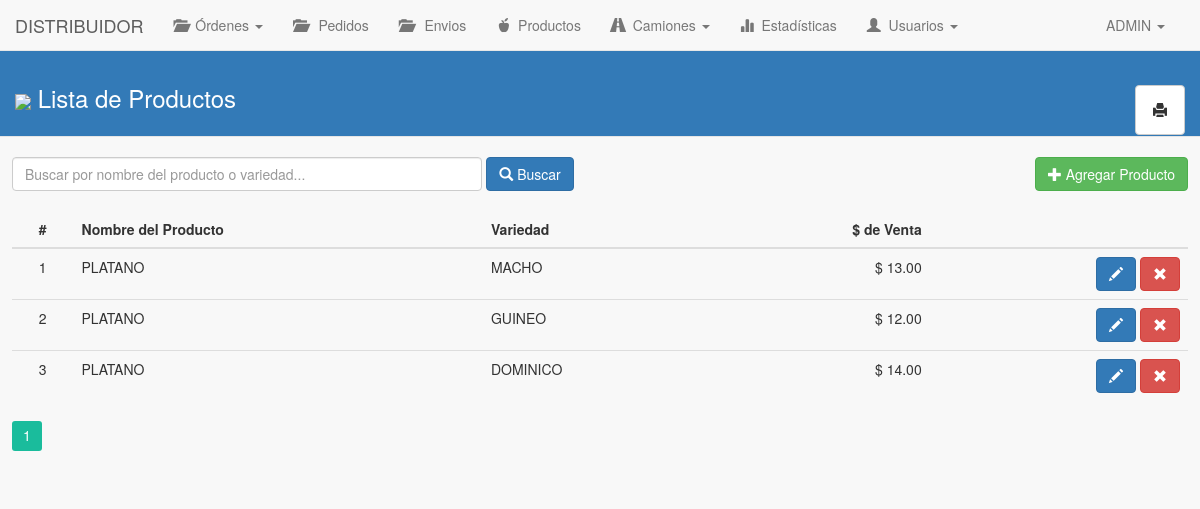
Screenshot of /distribuidor/productos/index.php (signed in) with the database file from the repository.
### tables this page shows
CREATE TABLE IF NOT EXISTS `usuario_distribuidor` (
  `id_usuario_distribuidor` int(11) NOT NULL AUTO_INCREMENT,
  `nombre_usuario_distribuidor` varchar(100) NOT NULL,
  `apellido_usuario_distribuidor` varchar(100) NOT NULL,
  `direccion_usuario_distribuidor` text NOT NULL,
  `telefono_usuario_distribuidor` varchar(20) NOT NULL,
  `entradas` int(11) NOT NULL DEFAULT '0',
  `pedidos` int(11) NOT NULL DEFAULT '0',
  `envios` int(11) NOT NULL DEFAULT '0',
  `id_usuario_fk` int(11) NOT NULL,
  `id_distribuidor_fk` int(11) NOT NULL,
  PRIMARY KEY (`id_usuario_distribuidor`),
  KEY `id_usuario_fk_idx` (`id_usuario_fk`),
  KEY `id_distribuidor_fk_idx` (`id_distribuidor_fk`)
);

CREATE TABLE IF NOT EXISTS `productos_distribuidores` (
  `id_productos_distribuidor` int(11) NOT NULL AUTO_INCREMENT,
  `id_distribuidor_fk` int(11) NOT NULL,
  `id_producto_fk` int(11) NOT NULL,
  `precio_venta` decimal(10,2) NOT NULL DEFAULT '0.00',
  PRIMARY KEY (`id_productos_distribuidor`),
  KEY `id_distribuidor_fk` (`id_distribuidor_fk`),
  KEY `id_producto_fk` (`id_producto_fk`)
);

CREATE TABLE IF NOT EXISTS `productos` (
  `id_producto` int(11) NOT NULL AUTO_INCREMENT,
  `nombre_producto` varchar(100) NOT NULL,
  `variedad_producto` varchar(100) NOT NULL,
  PRIMARY KEY (`id_producto`)
);

### distribuidor/productos/index.php (the view, shortened to what this page needs)
<!DOCTYPE html>
<html>
	<head>
		<link rel="stylesheet" type="text/css" href="../../lib/bootstrap-3.3.5/css/bootstrap.min.css">
		<link rel='stylesheet' type='text/css' href='../../lib/pagination/css.css'/>
		<link rel="stylesheet" type="text/css" href="../../css/estilos.css">
	</head>
	<body>
		<?php
			include('../mod/navbar.php');
		?>
		<div class="contenido-general">
			<div class="modal-header">
				<h3 class="titulo-header">
					<h3 class="titulo-contenido">
						<img class="img-header" src="../../img/productos.png"> <span id="lbl-titulo">Lista de Productos</span>
						<button class="btn btn-default" id="btnReportes" onclick="generacionReportes();" data-toggle="tooltip" title="Generación e impresión de reportes"><i class="glyphicon glyphicon-print"></i> </button>
					</h3>
				</h3>
			</div>
			<br>
			<div class="div-buscar">
				<div class="form-inline">
					<input type="text" class="form-control" name="inputBuscar" id="inputBuscar" placeholder="Buscar por nombre del producto o variedad..." onkeyup="if(event.keyCode == 13) buscarProductos();" autofocus>
					<button class="btn btn-primary" id="btnBuscar" onclick="buscarProductos();"><i class="glyphicon glyphicon-search"></i> Buscar</button>
					<button class="btn btn-success" id="btnAgregarProducto" data-toggle="modal" data-target="#modalAgregarProducto"><i class="glyphicon glyphicon-plus"></i> Agregar Producto</button>
				</div>
			</div>
			<div class="contenido-general-2">
				<br>
				<div id="paginacion-resultados">
					<table class="table">
						<thead>
							<tr>
								<th class="centro">#</th>
								<th>Nombre del Producto</th>
								<th>Variedad</th>
								<th class="derecha">$ de Venta</th>
								<th></th>
							</tr>
						</thead>
						<tbody>
							<?php
								$consulta = "SELECT id_distribuidor_fk FROM usuario_distribuidor WHERE id_usuario_fk = ".$_SESSION['id_usuario'];
			      				$resultado = mysql_query($consulta);
			      				$row = mysql_fetch_array($resultado);
			      				$idDistribuidorFK = $row['id_distribuidor_fk'];
								$cont = 1;
								$consulta = "SELECT pdist.id_productos_distribuidor, prods.nombre_producto, prods.variedad_producto, pdist.precio_venta FROM productos AS prods, productos_distribuidores AS pdist WHERE prods.id_producto = pdist.id_producto_fk AND pdist.id_distribuidor_fk = $idDistribuidorFK ORDER BY prods.nombre_producto ASC";
								$resultado = mysql_query($consulta);
								while($row = mysql_fetch_array($resultado)){ ?>
									<tr>
						          		<td class="centro"><?php echo $cont; ?></td>
						          		<td><?php echo $nombreProd = $row['nombre_producto']; ?></td>
						          		<td><?php echo $variedadProd = $row['variedad_producto']; ?></td>
						          		<td class="derecha"><?php echo "$ ".number_format($row['precio_venta'], 2, '.', ','); ?></td>
						          		<td class="derecha">
						          			<?php
						          				$idProductoDist = $row['id_productos_distribuidor'];
						          				$precioProd =  $row['precio_venta'];
						          			?>
						          			<button class="btn btn-primary btn-editar" data-toggle="tooltip" data-placement="top" title="Editar precio" onClick="mostrarModalPrecio(<?php echo $idProductoDist; ?>, '<?php echo $nombreProd; ?>', '<?php echo $variedadProd; ?>', <?php echo $precioProd; ?>)"><i class="glyphicon glyphicon-pencil"></i></button>
						          			<button class="btn btn-danger btn-borrar" data-toggle="tooltip" data-placement="top" title="Eliminar producto" onClick="borrarProducto(<?php echo $idProductoDist; ?>, '<?php echo $nombreProd; ?>', '<?php echo $variedadProd; ?>')"><i class="glyphicon glyphicon-remove"></i></button>
							        	</td>
						    	    </tr>
								<?php $cont++;
								}
							?>
						</tbody>
					</table>
					<?php if($cont > 1){ ?>
						<div class="my-navigation" style="margin: 0px auto;">
							<div class="simple-pagination-page-numbers"></div>
							<br><br><br>
						</div>
					<?php } else{ ?>
						<div class="alert alert-info" role="alert" style="text-align: center;">
							<strong>Sin resultados...</strong> No hay productos registrados.
						</div>
					<?php } ?>
				</div>
			</div>
		</div>
	</body>
</html>

### distribuidor/mod/navbar.php (shortened to what this page needs)
<?php
	$consulta = "SELECT nombre_usuario_distribuidor, entradas, pedidos, envios FROM usuario_distribuidor WHERE id_usuario_fk = ".$_SESSION['id_usuario'];
	$resultado = mysql_query($consulta);
	$row = mysql_fetch_array($resultado);
	$nombreUsuario = $row['nombre_usuario_distribuidor'];
	$privPedidos = $row['pedidos'];
	$privEnvios = $row['envios'];
?>
<nav class="navbar navbar-default navbar-fixed-top" role="navigation">
	<div class="container-fluid">
		<div class="navbar-header">
				<a href="../" class="navbar-brand">DISTRIBUIDOR</a>
		</div>
	  	<div class="collapse navbar-collapse" id="navbar-collapse-01">
	  		<ul class="nav navbar-nav">
				<li class="dropdown">
					<a href="#" class="dropdown-toggle" data-toggle="dropdown" role="button" aria-expanded="false"><span class="glyphicon glyphicon-folder-open"></span> &nbsp;Órdenes <span class="caret"></span></a>
				</li>
				<?php if($privPedidos == 1) { ?>
	            	<li><a href="../pedidos/"><span class="glyphicon glyphicon-folder-open"></span> &nbsp; Pedidos</a></li>
	            <?php } ?>
	            <?php if($privEnvios == 1) { ?>
	            	<li><a href="../envios/"><span class="glyphicon glyphicon-folder-open"></span> &nbsp; Envios</a></li>
	            <?php } ?>
				<li><a href="../productos/"><span class="glyphicon glyphicon-apple"></span> &nbsp;Productos</a></li>
				<li class="dropdown">
					<a href="#" class="dropdown-toggle" data-toggle="dropdown" role="button" aria-expanded="false"><span class="glyphicon glyphicon-road"></span> &nbsp;Camiones <span class="caret"></span></a>
				</li>
				<li><a href="../estadisticas/"><span class="glyphicon glyphicon-stats"></span> &nbsp;Estadísticas</a></li>
				<?php
					if($_SESSION['nivel_socio'] == 1){ ?>
						<li class="dropdown">
	  						<a href="#" class="dropdown-toggle" data-toggle="dropdown" role="button" aria-expanded="false"><span class="glyphicon glyphicon-user"></span> &nbsp;Usuarios <span class="caret"></span></a>
						</li>
					<?php }
				?>
	    	</ul>
	    	<ul class="nav navbar-nav navbar-right">
		        <li class="dropdown">
		          	<a href="#" class="dropdown-toggle" data-toggle="dropdown" role="button" aria-expanded="false"><span class="fui-user"></span> &nbsp;<?php echo $nombreUsuario; ?> <span class="caret"></span></a>
		        </li>
		    </ul>
	  	</div>
	</div>
</nav>

### css/estilos.css (style rules this page uses)
body { background-color: #F8F8F8; }
h3.titulo-header { color: #ffffff; }
h3.titulo-contenido { color: #ffffff; }
.modal-header { background-color: #337ab7; }
.img-header { width: 60px; }
.centro { text-align: center; }
.derecha { text-align: right; }
.navbar-right { margin-right: 5px; }
.contenido-general { background-color: #F8F8F8; margin: 0px auto; margin-top: 50px; width: 100%; }
.contenido-general-2 { margin: 0px auto; width: 98%; }
.div-buscar { margin: 0px auto; width: 98%; }
a { color: #337ab7; }
#btnReportes { float: right; width: 50px; height: 50px; }
#btnAvanzada, #btnAgregarProducto, #btnAgregarCamion, #btnRegistrarUsuario { float: right; }
#inputBuscar { width: 40%; }

### rows the page displays
usuario_distribuidor: nombre_usuario_distribuidor "ADMIN"
productos_distribuidores: id_producto_fk.nombre_producto "PLATANO", id_producto_fk.variedad_producto "MACHO", precio_venta "13.00"
productos_distribuidores: id_producto_fk.nombre_producto "PLATANO", id_producto_fk.variedad_producto "GUINEO", precio_venta "12.00"
productos_distribuidores: id_producto_fk.nombre_producto "PLATANO", id_producto_fk.variedad_producto "DOMINICO", precio_venta "14.00"
